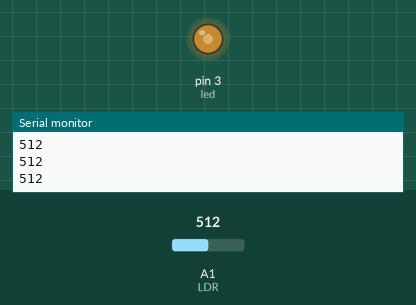
Recording of a sketch running on a simulated Arduino Uno, built with avr-gcc and run on an emulated ATmega328P. On the bench: output pins drawn as LEDs (lit = HIGH), the last lines printed to the serial monitor. The inputs (shaded band) are chosen by the test bench; at power-on: A1 (LDR) = 512.

Above: at 1.2 s.
1.3 s: A1 (LDR) set to 716
At 2.1 s:
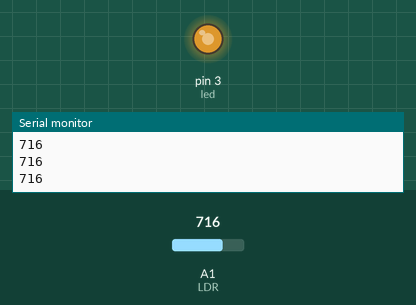
2.8 s: A1 (LDR) set to 900
At 3.2 s:
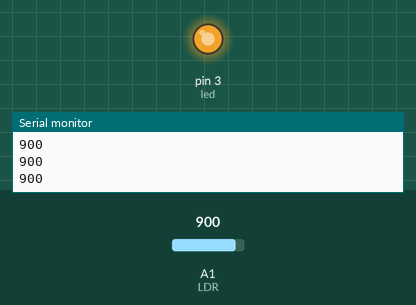
4.3 s: A1 (LDR) set to 122
At 5.5 s:
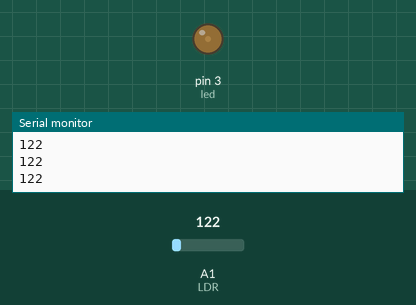
5.8 s: A1 (LDR) set to 0
At 6.6 s:
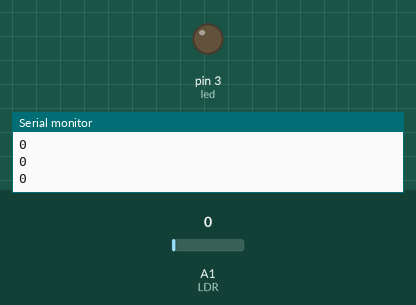
7.3 s: A1 (LDR) set to 511
At 7.9 s:
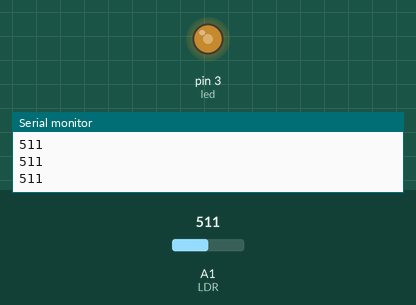
Timing chart, 0 to 9.8 s (numbered marks = the images above; inputs shaded):
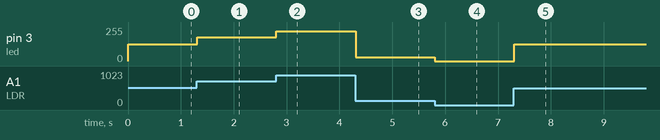

The sketch:

Potansiyometre_ile_LED_Yakma.ino
```cpp
#define led 3
#define LDR A1
void setup() {
   Serial.begin(9600);
  Serial.println("Pot Değer Okuma");

}

void loop() {
  int deger=analogRead(LDR);
  Serial.println(deger);
  deger=map(deger,0,1023,0,255);
  analogWrite(led,deger);


}
```

Measured:
- after the input at 1.3 s, pin 3 (led): 127/255 → 178/255 at once
- after the input at 2.8 s, pin 3 (led): 178/255 → 224/255 at once
- after the input at 4.3 s, pin 3 (led): 224/255 → 30/255 at once
- after the input at 5.8 s, pin 3 (led): 30/255 → 0/255 at once
- after the input at 7.3 s, pin 3 (led): 0/255 → 127/255 at once
